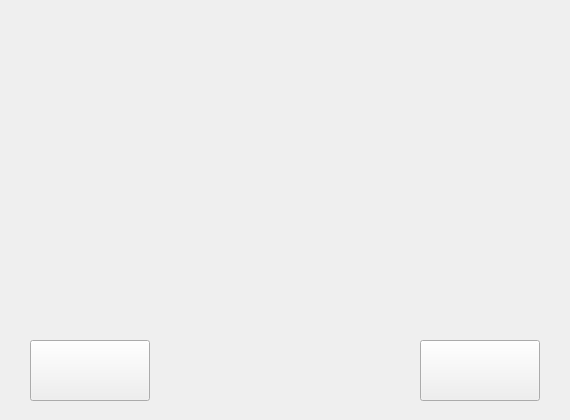
<?xml version="1.0" encoding="UTF-8"?>
<ui version="4.0">
 <class>Form</class>
 <widget class="QWidget" name="Form">
  <property name="geometry">
   <rect>
    <x>0</x>
    <y>0</y>
    <width>570</width>
    <height>420</height>
   </rect>
  </property>
  <property name="windowTitle">
   <string>Form</string>
  </property>
  <widget class="QPushButton" name="btn_create">
   <property name="geometry">
    <rect>
     <x>30</x>
     <y>340</y>
     <width>120</width>
     <height>61</height>
    </rect>
   </property>
   <property name="text">
    <string/>
   </property>
  </widget>
  <widget class="QPushButton" name="btn_load">
   <property name="geometry">
    <rect>
     <x>420</x>
     <y>340</y>
     <width>120</width>
     <height>61</height>
    </rect>
   </property>
   <property name="text">
    <string/>
   </property>
  </widget>
 </widget>
 <resources/>
 <connections/>
</ui>
